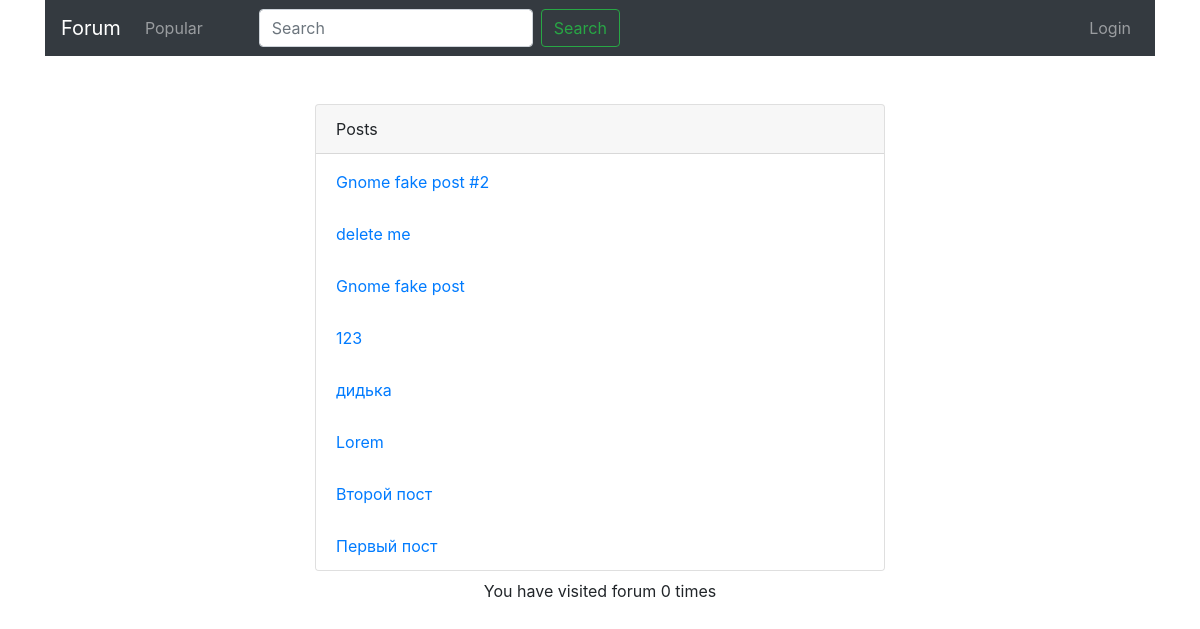
/, run on an earlier commit of the app's database.
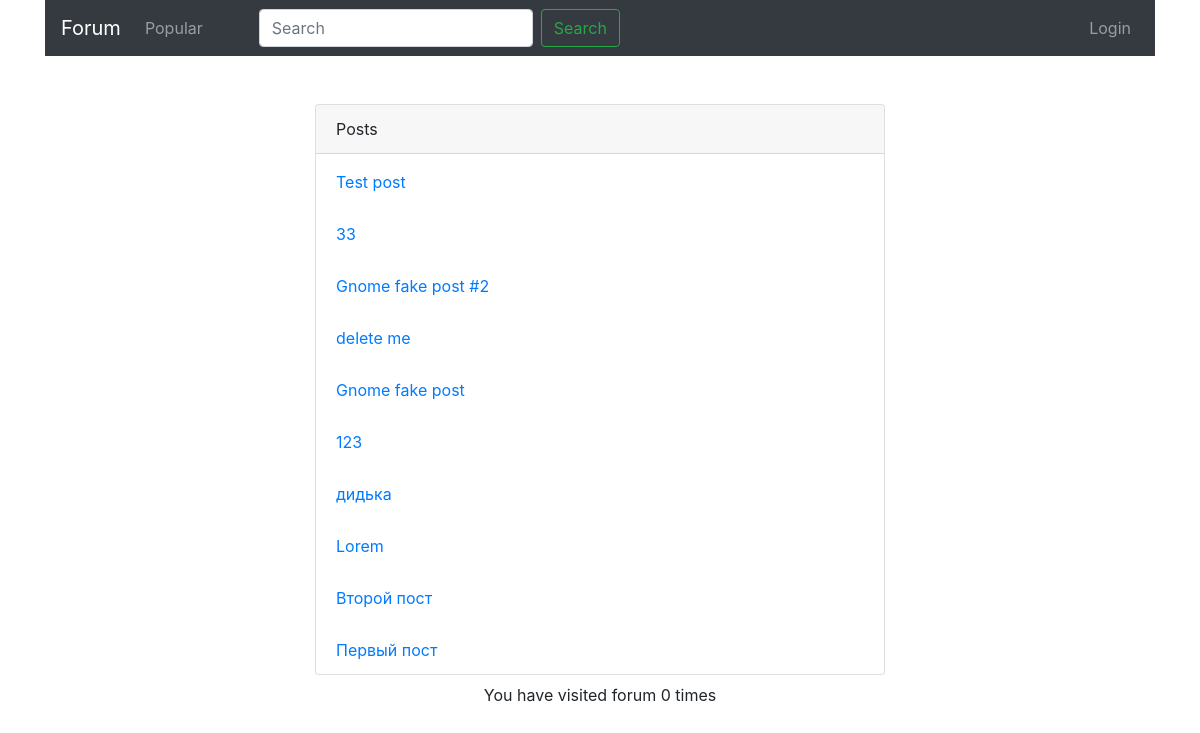
And on a later commit of the database.
### blog/models.py (models this page shows, shortened)
class Post(models.Model):
    post_author = models.ForeignKey(User, on_delete=models.SET_NULL, null=True, blank=True)
    post_title = models.CharField(max_length=100)
    post_text = models.CharField(max_length=500)
    post_date = models.DateTimeField(default=datetime.now)
    is_hidden = models.BooleanField(default=False)
    visit_count = models.PositiveIntegerField(default=0)
    likes = models.ManyToManyField(User, blank=True, related_name='post_likes')
    class Meta:
        permissions = (('can_edit_content', 'Can edit content'),)

### blog/views.py (the view)
# urls.py: path('', views.MainPageView.as_view(), name='index'),
class MainPageView(generic.ListView):
    model = Post
    template_name = 'index.html'
    context_object_name = 'posts_list'
    def get_queryset(self):
        return Post.objects.filter(
            post_date__lte=timezone.now()
        ).order_by('-post_date')
    def get_context_data(self, *, object_list=None, **kwargs):
        context = super().get_context_data(**kwargs)
        num_visits = self.request.session.get('num_visits',0)
        self.request.session['num_visits'] = num_visits + 1
        context['num_visits'] = num_visits
        return context

### blog/templates/index.html (shortened to what this page needs)
{% extends "base.html" %}
{% block content %}
<div class="container mt-5">
    <div class="row justify-content-center">
        <div class="card w-50">
            <div class="card-header">
                Posts
            </div>
            {% if posts_list %}
            <ul class="list-group list-group-flush">
                {% for post in posts_list%}
                {% if post.is_hidden == False %}
                <div class="row">
                    <div class="col-12 mt-1">
                        <a href="{% url 'detail' post.id %}" class="list-group-item">
                            {{ post.post_title }}</a>
                    </div>
                </div>
                {% endif %}
                {% endfor %}
            </ul>
            {% else %}
            <p>No posts yet :(</p>
            {% endif %}
        </div>
    </div>
    <div class="row justify-content-center">
        <p class="mt-2">You have visited forum {{ num_visits }} times</p>
    </div>
</div>
{% endblock %}

What changed in the data, as far as the page shows it:
added Post: post_title "Test post"
added Post: post_title "33"
